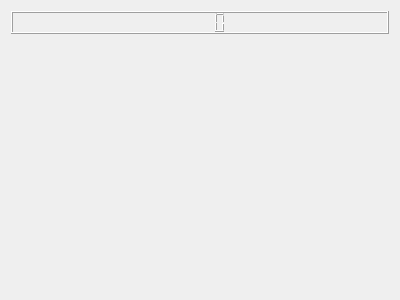
<?xml version="1.0" encoding="UTF-8"?>
<ui version="4.0">
 <class>MasterDialog</class>
 <widget class="QDialog" name="MasterDialog">
  <property name="geometry">
   <rect>
    <x>0</x>
    <y>0</y>
    <width>400</width>
    <height>300</height>
   </rect>
  </property>
  <property name="windowTitle">
   <string>MasterDialog</string>
  </property>
  <layout class="QGridLayout" name="gridLayout">
   <item row="1" column="0">
    <widget class="QStackedWidget" name="stackedWidget">
     <property name="currentIndex">
      <number>-1</number>
     </property>
    </widget>
   </item>
   <item row="0" column="0">
    <widget class="QLCDNumber" name="lcdNumber"/>
   </item>
  </layout>
 </widget>
 <resources/>
 <connections/>
</ui>
